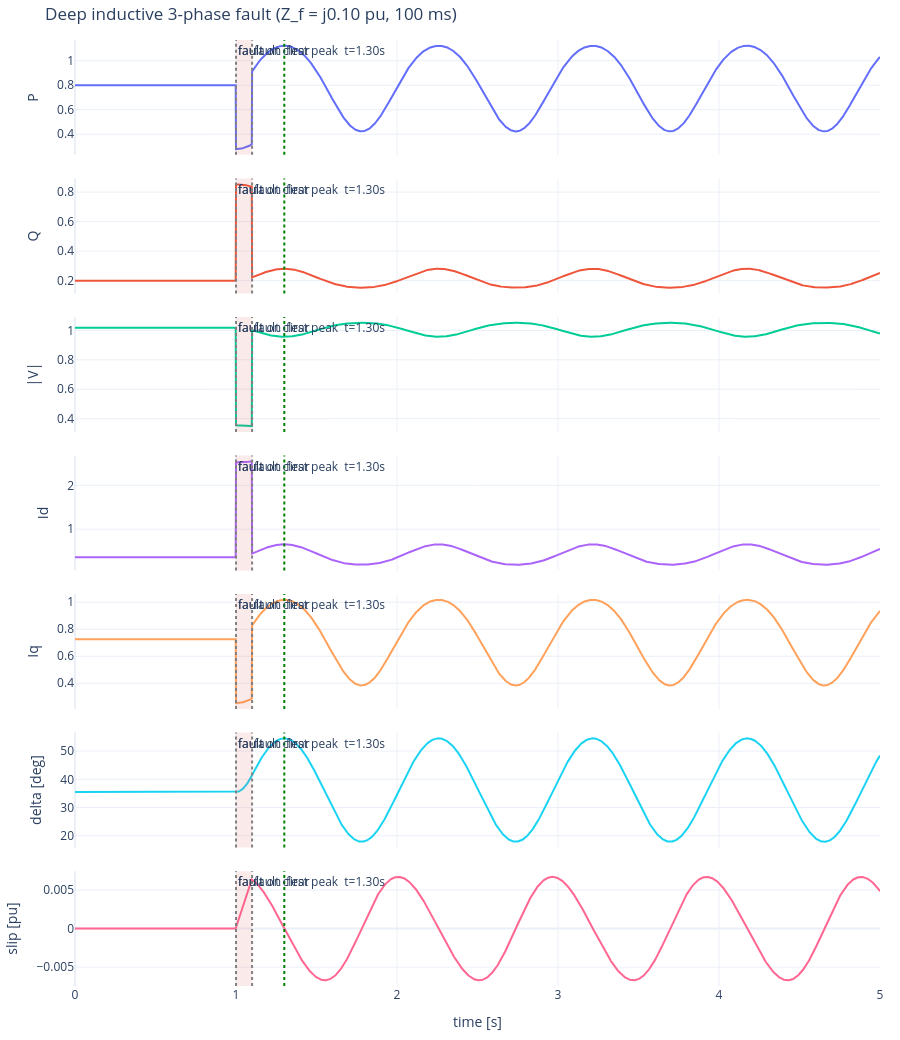

The notebook cell this image was saved under:
### Markdown cell above
## 8. Deep three-phase fault — inherent reactive support from the machine

Apply a deep three-phase shunt at the generator bus at $t = 1$ s with
**inductive** fault impedance $Z_f = j\,0.10$ pu, cleared at
$t = 1.10$ s.  Two design choices to flag up front:

- **Why inductive?**  Real fault paths through the network are
  predominantly inductive — transformer leakage reactances, the
  ground-return inductance of transformer neutrals, ground-return
  paths through soil, etc.  A purely *resistive* shunt would dissipate
  active power locally at the gen bus and pull the gen-end $P$
  *up* during the fault, which is unphysical for a real fault and
  would obscure the reactive-support story we want to see here.
- **Why deep but not bolted?**  A bolted fault ($Z_f \to 0$) collapses
  the terminal voltage to zero, which makes terminal $P$ and $Q$ both
  meaningless ($V \cdot I^* = 0$).  $Z_f = j\,0.10$ pu drops $|V|$ to
  about 0.35 pu — deep enough to excite the natural reactive
  contribution of the machine, shallow enough that the canonical
  five traces still carry interpretable structure.

Two stories run side by side in this scenario:

1. The **swing equation story** — same as before, but now $P_e$
   during the fault is non-zero.  The rotor still accelerates (because
   the residual $P_e$ stays below $P_m$), and the post-fault
   oscillation looks similar.  Walked through term-by-term in §8.1.
2. The **inherent reactive support story** — by the constant flux
   linkage theorem, $|E'|$ stays pinned for the duration of the fault
   (the rotor field flux can't change instantaneously).  With $|E'|$
   high and $|V|$ collapsed, the machine pumps a large mostly-reactive
   current into the network.  At the terminal this manifests as
   **$Q$ rising from $\sim 0.2$ to $\sim 0.85$ pu** — the machine is
   *exporting more reactive* than at steady state, supporting the
   grid voltage exactly as the LV ride-through validation rule
   demands.  And $P$ drops because the depressed $|V|$ can't carry
   the same active power.  This is the **"natural" reactive support**
   that distinguishes synchronous machines from inverters.

A caveat on the AVR: GENCLS holds $|E'|$ constant *forever* by
assumption.  In a real machine $|E'|$ does decay as the rotor field
winding loses flux (with time constant $T'_{d0} \sim 5{-}10$ s), so
the inherent reactive support drops off after a second or so.  The
AVR exists to *sustain* that support indefinitely (and to push it
harder, against the field winding ceiling).  But for a 100 ms fault —
the kind grid codes actually care about — the constant flux
assumption holds and GENCLS already shows the natural reactive
response.  Phase 2 will let us see the AVR push this support even
further.

We build the swing-equation governing pair into our reading of every
trace:

$$ 2H\,\frac{d\bar\omega}{dt} = P_m - P_e - D\,\bar\omega \qquad
   \frac{d\delta}{dt} = \omega_0\,\bar\omega $$

### Code cell
gencls = GENCLS(H=4.0, D=0.0, Xdp=0.30, f0=50.0)
network = Network(R=R_line, X=X_line, V_slack_mag=abs(V_inf))
gencls.initialise(V1, complex(P, Q))

# Z_fault = j*0.10 (purely inductive shunt) — physically realistic and
# drops |V| to ~0.35 pu without overwhelming the canonical-5 dynamics.
Z_fault = 0 + 0.10j
fault = three_phase_fault_schedule(t_start=1.0, t_clear=1.10, Z_fault=Z_fault)
res = run_smib_gencls(gencls, network, t_end=5.0, h=2e-3, scenarios=[fault])

# Build the trace dict in canonical-5 + extras order.
traces = {k: res.traces[k] for k in CANONICAL}
traces['delta [deg]'] = np.degrees(res.traces['delta'])
traces['slip [pu]']   = res.traces['omega']
fig = plot_traces(res.t, traces,
                  title=f'Deep inductive 3-phase fault (Z_f = j{abs(Z_fault):.2f} pu, 100 ms)')
shade_event_window(fig, 1.0, 1.10, label='fault')

# Annotate the key time points so the narrative below ties to the figure.
peak_idx = int(np.argmax(res.traces['delta']))
t_peak = res.t[peak_idx]
fig.add_vline(x=1.00, line_dash='dot', line_color='gray', annotation_text='fault on')
fig.add_vline(x=1.10, line_dash='dot', line_color='gray', annotation_text='fault clear')
fig.add_vline(x=t_peak, line_dash='dot', line_color='green',
              annotation_text=f'first peak  t={t_peak:.2f}s')
fig.show()

# Diagnostics for the prose below.
mid_idx = int(res.t.searchsorted(1.05))
V_mid = res.traces['|V|'][mid_idx]
Iq_mid = res.traces['Iq'][mid_idx]
Id_mid = res.traces['Id'][mid_idx]
Q_mid = res.traces['Q'][mid_idx]
P_mid = res.traces['P'][mid_idx]
print(f'Mid-fault (t=1.05 s): |V|={V_mid:.3f}, P={P_mid:+.3f}, Q={Q_mid:+.3f}')
print(f'Mid-fault Id={Id_mid:+.3f}, Iq={Iq_mid:+.3f}  '
      f'(SS:  Id={res.traces["Id"][0]:+.3f}, Iq={res.traces["Iq"][0]:+.3f})')
print(f'  Q rose from {res.traces["Q"][0]:+.3f} to {Q_mid:+.3f} pu  -- inherent reactive support')
print(f'  P dropped from {res.traces["P"][0]:+.3f} to {P_mid:+.3f} pu  -- depressed V cannot carry full P')
print(f'Peak delta swing : {math.degrees(res.traces["delta"].max()):.2f} deg  at t={t_peak:.3f}s')
print(f'Mean trapezoidal iters per step: {res.info["mean_iters"]:.2f}')

### Figure 1 — Plotly figure (JSON) as saved in the notebook; plotly's stock layout.template omitted (floating-point values rounded to 4 significant figures; data arrays with more than 128 entries replaced by an {"elided": "..."} marker saying what was removed)
{"data": [{"mode": "lines", "name": "P", "showlegend": false, "type": "scatter", "x": {"elided": "2501 float values"}, "xaxis": "x", "y": {"elided": "2501 float values"}, "yaxis": "y"}, {"mode": "lines", "name": "Q", "showlegend": false, "type": "scatter", "x": {"elided": "2501 float values"}, "xaxis": "x2", "y": {"elided": "2501 float values"}, "yaxis": "y2"}, {"mode": "lines", "name": "|V|", "showlegend": false, "type": "scatter", "x": {"elided": "2501 float values"}, "xaxis": "x3", "y": {"elided": "2501 float values"}, "yaxis": "y3"}, {"mode": "lines", "name": "Id", "showlegend": false, "type": "scatter", "x": {"elided": "2501 float values"}, "xaxis": "x4", "y": {"elided": "2501 float values"}, "yaxis": "y4"}, {"mode": "lines", "name": "Iq", "showlegend": false, "type": "scatter", "x": {"elided": "2501 float values"}, "xaxis": "x5", "y": {"elided": "2501 float values"}, "yaxis": "y5"}, {"mode": "lines", "name": "delta [deg]", "showlegend": false, "type": "scatter", "x": {"elided": "2501 float values"}, "xaxis": "x6", "y": {"elided": "2501 float values"}, "yaxis": "y6"}, {"mode": "lines", "name": "slip [pu]", "showlegend": false, "type": "scatter", "x": {"elided": "2501 float values"}, "xaxis": "x7", "y": {"elided": "2501 float values"}, "yaxis": "y7"}], "layout": {"annotations": [{"showarrow": false, "text": "fault", "x": 1.0, "xanchor": "left", "xref": "x", "y": 1, "yanchor": "top", "yref": "y domain"}, {"showarrow": false, "text": "fault", "x": 1.0, "xanchor": "left", "xref": "x2", "y": 1, "yanchor": "top", "yref": "y2 domain"}, {"showarrow": false, "text": "fault", "x": 1.0, "xanchor": "left", "xref": "x3", "y": 1, "yanchor": "top", "yref": "y3 domain"}, {"showarrow": false, "text": "fault", "x": 1.0, "xanchor": "left", "xref": "x4", "y": 1, "yanchor": "top", "yref": "y4 domain"}, {"showarrow": false, "text": "fault", "x": 1.0, "xanchor": "left", "xref": "x5", "y": 1, "yanchor": "top", "yref": "y5 domain"}, {"showarrow": false, "text": "fault", "x": 1.0, "xanchor": "left", "xref": "x6", "y": 1, "yanchor": "top", "yref": "y6 domain"}, {"showarrow": false, "text": "fault", "x": 1.0, "xanchor": "left", "xref": "x7", "y": 1, "yanchor": "top", "yref": "y7 domain"}, {"showarrow": false, "text": "fault on", "x": 1.0, "xanchor": "left", "xref": "x", "y": 1, "yanchor": "top", "yref": "y domain"}, {"showarrow": false, "text": "fault on", "x": 1.0, "xanchor": "left", "xref": "x2", "y": 1, "yanchor": "top", "yref": "y2 domain"}, {"showarrow": false, "text": "fault on", "x": 1.0, "xanchor": "left", "xref": "x3", "y": 1, "yanchor": "top", "yref": "y3 domain"}, {"showarrow": false, "text": "fault on", "x": 1.0, "xanchor": "left", "xref": "x4", "y": 1, "yanchor": "top", "yref": "y4 domain"}, {"showarrow": false, "text": "fault on", "x": 1.0, "xanchor": "left", "xref": "x5", "y": 1, "yanchor": "top", "yref": "y5 domain"}, {"showarrow": false, "text": "fault on", "x": 1.0, "xanchor": "left", "xref": "x6", "y": 1, "yanchor": "top", "yref": "y6 domain"}, {"showarrow": false, "text": "fault on", "x": 1.0, "xanchor": "left", "xref": "x7", "y": 1, "yanchor": "top", "yref": "y7 domain"}, {"showarrow": false, "text": "fault clear", "x": 1.1, "xanchor": "left", "xref": "x", "y": 1, "yanchor": "top", "yref": "y domain"}, {"showarrow": false, "text": "fault clear", "x": 1.1, "xanchor": "left", "xref": "x2", "y": 1, "yanchor": "top", "yref": "y2 domain"}, {"showarrow": false, "text": "fault clear", "x": 1.1, "xanchor": "left", "xref": "x3", "y": 1, "yanchor": "top", "yref": "y3 domain"}, {"showarrow": false, "text": "fault clear", "x": 1.1, "xanchor": "left", "xref": "x4", "y": 1, "yanchor": "top", "yref": "y4 domain"}, {"showarrow": false, "text": "fault clear", "x": 1.1, "xanchor": "left", "xref": "x5", "y": 1, "yanchor": "top", "yref": "y5 domain"}, {"showarrow": false, "text": "fault clear", "x": 1.1, "xanchor": "left", "xref": "x6", "y": 1, "yanchor": "top", "yref": "y6 domain"}, {"showarrow": false, "text": "fault clear", "x": 1.1, "xanchor": "left", "xref": "x7", "y": 1, "yanchor": "top", "yref": "y7 domain"}, {"showarrow": false, "text": "first peak  t=1.30s", "x": 1.3, "xanchor": "left", "xref": "x", "y": 1, "yanchor": "top", "yref": "y domain"}, {"showarrow": false, "text": "first peak  t=1.30s", "x": 1.3, "xanchor": "left", "xref": "x2", "y": 1, "yanchor": "top", "yref": "y2 domain"}, {"showarrow": false, "text": "first peak  t=1.30s", "x": 1.3, "xanchor": "left", "xref": "x3", "y": 1, "yanchor": "top", "yref": "y3 domain"}, {"showarrow": false, "text": "first peak  t=1.30s", "x": 1.3, "xanchor": "left", "xref": "x4", "y": 1, "yanchor": "top", "yref": "y4 domain"}, {"showarrow": false, "text": "first peak  t=1.30s", "x": 1.3, "xanchor": "left", "xref": "x5", "y": 1, "yanchor": "top", "yref": "y5 domain"}, {"showarrow": false, "text": "first peak  t=1.30s", "x": 1.3, "xanchor": "left", "xref": "x6", "y": 1, "yanchor": "top", "yref": "y6 domain"}, {"showarrow": false, "text": "first peak  t=1.30s", "x": 1.3, "xanchor": "left", "xref": "x7", "y": 1, "yanchor": "top", "yref": "y7 domain"}], "height": 1040, "margin": {"b": 40, "l": 60, "r": 20, "t": 40}, "shapes": [{"fillcolor": "rgba(220,80,80,0.12)", "line": {"width": 0}, "type": "rect", "x0": 1.0, "x1": 1.1, "xref": "x", "y0": 0, "y1": 1, "yref": "y domain"}, {"fillcolor": "rgba(220,80,80,0.12)", "line": {"width": 0}, "type": "rect", "x0": 1.0, "x1": 1.1, "xref": "x2", "y0": 0, "y1": 1, "yref": "y2 domain"}, {"fillcolor": "rgba(220,80,80,0.12)", "line": {"width": 0}, "type": "rect", "x0": 1.0, "x1": 1.1, "xref": "x3", "y0": 0, "y1": 1, "yref": "y3 domain"}, {"fillcolor": "rgba(220,80,80,0.12)", "line": {"width": 0}, "type": "rect", "x0": 1.0, "x1": 1.1, "xref": "x4", "y0": 0, "y1": 1, "yref": "y4 domain"}, {"fillcolor": "rgba(220,80,80,0.12)", "line": {"width": 0}, "type": "rect", "x0": 1.0, "x1": 1.1, "xref": "x5", "y0": 0, "y1": 1, "yref": "y5 domain"}, {"fillcolor": "rgba(220,80,80,0.12)", "line": {"width": 0}, "type": "rect", "x0": 1.0, "x1": 1.1, "xref": "x6", "y0": 0, "y1": 1, "yref": "y6 domain"}, {"fillcolor": "rgba(220,80,80,0.12)", "line": {"width": 0}, "type": "rect", "x0": 1.0, "x1": 1.1, "xref": "x7", "y0": 0, "y1": 1, "yref": "y7 domain"}, {"line": {"color": "gray", "dash": "dot"}, "type": "line", "x0": 1.0, "x1": 1.0, "xref": "x", "y0": 0, "y1": 1, "yref": "y domain"}, {"line": {"color": "gray", "dash": "dot"}, "type": "line", "x0": 1.0, "x1": 1.0, "xref": "x2", "y0": 0, "y1": 1, "yref": "y2 domain"}, {"line": {"color": "gray", "dash": "dot"}, "type": "line", "x0": 1.0, "x1": 1.0, "xref": "x3", "y0": 0, "y1": 1, "yref": "y3 domain"}, {"line": {"color": "gray", "dash": "dot"}, "type": "line", "x0": 1.0, "x1": 1.0, "xref": "x4", "y0": 0, "y1": 1, "yref": "y4 domain"}, {"line": {"color": "gray", "dash": "dot"}, "type": "line", "x0": 1.0, "x1": 1.0, "xref": "x5", "y0": 0, "y1": 1, "yref": "y5 domain"}, {"line": {"color": "gray", "dash": "dot"}, "type": "line", "x0": 1.0, "x1": 1.0, "xref": "x6", "y0": 0, "y1": 1, "yref": "y6 domain"}, {"line": {"color": "gray", "dash": "dot"}, "type": "line", "x0": 1.0, "x1": 1.0, "xref": "x7", "y0": 0, "y1": 1, "yref": "y7 domain"}, {"line": {"color": "gray", "dash": "dot"}, "type": "line", "x0": 1.1, "x1": 1.1, "xref": "x", "y0": 0, "y1": 1, "yref": "y domain"}, {"line": {"color": "gray", "dash": "dot"}, "type": "line", "x0": 1.1, "x1": 1.1, "xref": "x2", "y0": 0, "y1": 1, "yref": "y2 domain"}, {"line": {"color": "gray", "dash": "dot"}, "type": "line", "x0": 1.1, "x1": 1.1, "xref": "x3", "y0": 0, "y1": 1, "yref": "y3 domain"}, {"line": {"color": "gray", "dash": "dot"}, "type": "line", "x0": 1.1, "x1": 1.1, "xref": "x4", "y0": 0, "y1": 1, "yref": "y4 domain"}, {"line": {"color": "gray", "dash": "dot"}, "type": "line", "x0": 1.1, "x1": 1.1, "xref": "x5", "y0": 0, "y1": 1, "yref": "y5 domain"}, {"line": {"color": "gray", "dash": "dot"}, "type": "line", "x0": 1.1, "x1": 1.1, "xref": "x6", "y0": 0, "y1": 1, "yref": "y6 domain"}, {"line": {"color": "gray", "dash": "dot"}, "type": "line", "x0": 1.1, "x1": 1.1, "xref": "x7", "y0": 0, "y1": 1, "yref": "y7 domain"}, {"line": {"color": "green", "dash": "dot"}, "type": "line", "x0": 1.3, "x1": 1.3, "xref": "x", "y0": 0, "y1": 1, "yref": "y domain"}, {"line": {"color": "green", "dash": "dot"}, "type": "line", "x0": 1.3, "x1": 1.3, "xref": "x2", "y0": 0, "y1": 1, "yref": "y2 domain"}, {"line": {"color": "green", "dash": "dot"}, "type": "line", "x0": 1.3, "x1": 1.3, "xref": "x3", "y0": 0, "y1": 1, "yref": "y3 domain"}, {"line": {"color": "green", "dash": "dot"}, "type": "line", "x0": 1.3, "x1": 1.3, "xref": "x4", "y0": 0, "y1": 1, "yref": "y4 domain"}, {"line": {"color": "green", "dash": "dot"}, "type": "line", "x0": 1.3, "x1": 1.3, "xref": "x5", "y0": 0, "y1": 1, "yref": "y5 domain"}, {"line": {"color": "green", "dash": "dot"}, "type": "line", "x0": 1.3, "x1": 1.3, "xref": "x6", "y0": 0, "y1": 1, "yref": "y6 domain"}, {"line": {"color": "green", "dash": "dot"}, "type": "line", "x0": 1.3, "x1": 1.3, "xref": "x7", "y0": 0, "y1": 1, "yref": "y7 domain"}], "title": {"text": "Deep inductive 3-phase fault (Z_f = j0.10 pu, 100 ms)"}, "xaxis": {"anchor": "y", "domain": [0.0, 1.0], "matches": "x7", "showticklabels": false}, "xaxis2": {"anchor": "y2", "domain": [0.0, 1.0], "matches": "x7", "showticklabels": false}, "xaxis3": {"anchor": "y3", "domain": [0.0, 1.0], "matches": "x7", "showticklabels": false}, "xaxis4": {"anchor": "y4", "domain": [0.0, 1.0], "matches": "x7", "showticklabels": false}, "xaxis5": {"anchor": "y5", "domain": [0.0, 1.0], "matches": "x7", "showticklabels": false}, "xaxis6": {"anchor": "y6", "domain": [0.0, 1.0], "matches": "x7", "showticklabels": false}, "xaxis7": {"anchor": "y7", "domain": [0.0, 1.0], "title": {"text": "time [s]"}}, "yaxis": {"anchor": "x", "domain": [0.8786, 1.0], "title": {"text": "P"}}, "yaxis2": {"anchor": "x2", "domain": [0.7321, 0.8536], "title": {"text": "Q"}}, "yaxis3": {"anchor": "x3", "domain": [0.5857, 0.7071], "title": {"text": "|V|"}}, "yaxis4": {"anchor": "x4", "domain": [0.4393, 0.5607], "title": {"text": "Id"}}, "yaxis5": {"anchor": "x5", "domain": [0.2929, 0.4143], "title": {"text": "Iq"}}, "yaxis6": {"anchor": "x6", "domain": [0.1464, 0.2679], "title": {"text": "delta [deg]"}}, "yaxis7": {"anchor": "x7", "domain": [0.0, 0.1214], "title": {"text": "slip [pu]"}}}}
